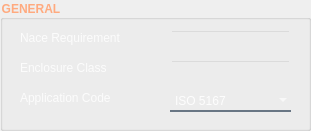
                       <widget class="QGroupBox" name="groupBox_10">
                        <property name="geometry">
                         <rect>
                          <x>20</x>
                          <y>130</y>
                          <width>311</width>
                          <height>131</height>
                         </rect>
                        </property>
                        <property name="font">
                         <font>
                          <family>Arial</family>
                          <weight>75</weight>
                          <bold>true</bold>
                         </font>
                        </property>
                        <property name="styleSheet">
                         <string notr="true">QGroupBox::title {  
	color: rgb(255, 170, 127);
}</string>
                        </property>
                        <property name="title">
                         <string>GENERAL</string>
                        </property>
                        <widget class="QLabel" name="label_8">
                         <property name="geometry">
                          <rect>
                           <x>20</x>
                           <y>30</y>
                           <width>121</width>
                           <height>16</height>
                          </rect>
                         </property>
                         <property name="font">
                          <font>
                           <family>Arial</family>
                          </font>
                         </property>
                         <property name="styleSheet">
                          <string notr="true">color: rgba(255, 255, 255, 210);</string>
                         </property>
                         <property name="text">
                          <string>Nace Requirement</string>
                         </property>
                        </widget>
                        <widget class="QLineEdit" name="lineEdit_9">
                         <property name="geometry">
                          <rect>
                           <x>170</x>
                           <y>30</y>
                           <width>121</width>
                           <height>20</height>
                          </rect>
                         </property>
                         <property name="font">
                          <font>
                           <family>Arial</family>
                          </font>
                         </property>
                         <property name="styleSheet">
                          <string notr="true">color: rgba(255, 255, 255, 210);
background-color: rgba(0, 0, 0, 0);
border-color: rgba(255, 255, 255, 210);</string>
                         </property>
                        </widget>
                        <widget class="QLabel" name="label_9">
                         <property name="geometry">
                          <rect>
                           <x>20</x>
                           <y>60</y>
                           <width>121</width>
                           <height>16</height>
                          </rect>
                         </property>
                         <property name="font">
                          <font>
                           <family>Arial</family>
                          </font>
                         </property>
                         <property name="styleSheet">
                          <string notr="true">color: rgba(255, 255, 255, 210);</string>
                         </property>
                         <property name="text">
                          <string>Enclosure Class</string>
                         </property>
                        </widget>
                        <widget class="QLineEdit" name="lineEdit_10">
                         <property name="geometry">
                          <rect>
                           <x>170</x>
                           <y>60</y>
                           <width>121</width>
                           <height>20</height>
                          </rect>
                         </property>
                         <property name="font">
                          <font>
                           <family>Arial</family>
                          </font>
                         </property>
                         <property name="styleSheet">
                          <string notr="true">color: rgba(255, 255, 255, 210);
background-color: rgba(0, 0, 0, 0);
border-color: rgba(255, 255, 255, 210);</string>
                         </property>
                         <property name="text">
                          <string/>
                         </property>
                        </widget>
                        <widget class="QLabel" name="label_10">
                         <property name="geometry">
                          <rect>
                           <x>20</x>
                           <y>90</y>
                           <width>121</width>
                           <height>16</height>
                          </rect>
                         </property>
                         <property name="font">
                          <font>
                           <family>Arial</family>
                          </font>
                         </property>
                         <property name="styleSheet">
                          <string notr="true">color: rgba(255, 255, 255, 210);</string>
                         </property>
                         <property name="text">
                          <string>Application Code</string>
                         </property>
                        </widget>
                        <widget class="QComboBox" name="comboBox_17">
                         <property name="geometry">
                          <rect>
                           <x>170</x>
                           <y>90</y>
                           <width>121</width>
                           <height>22</height>
                          </rect>
                         </property>
                         <property name="styleSheet">
                          <string notr="true">background-color:rgba(0, 0, 0, 0);
border:none;
border-bottom:2px solid rgba(105, 118, 132, 255);
color:rgba(255, 255, 255, 230);</string>
                         </property>
                         <item>
                          <property name="text">
                           <string>ISO 5167</string>
                          </property>
                         </item>
                         <item>
                          <property name="text">
                           <string>AGA</string>
                          </property>
                         </item>
                         <item>
                          <property name="text">
                           <string>ASME</string>
                          </property>
                         </item>
                        </widget>
                       </widget>
